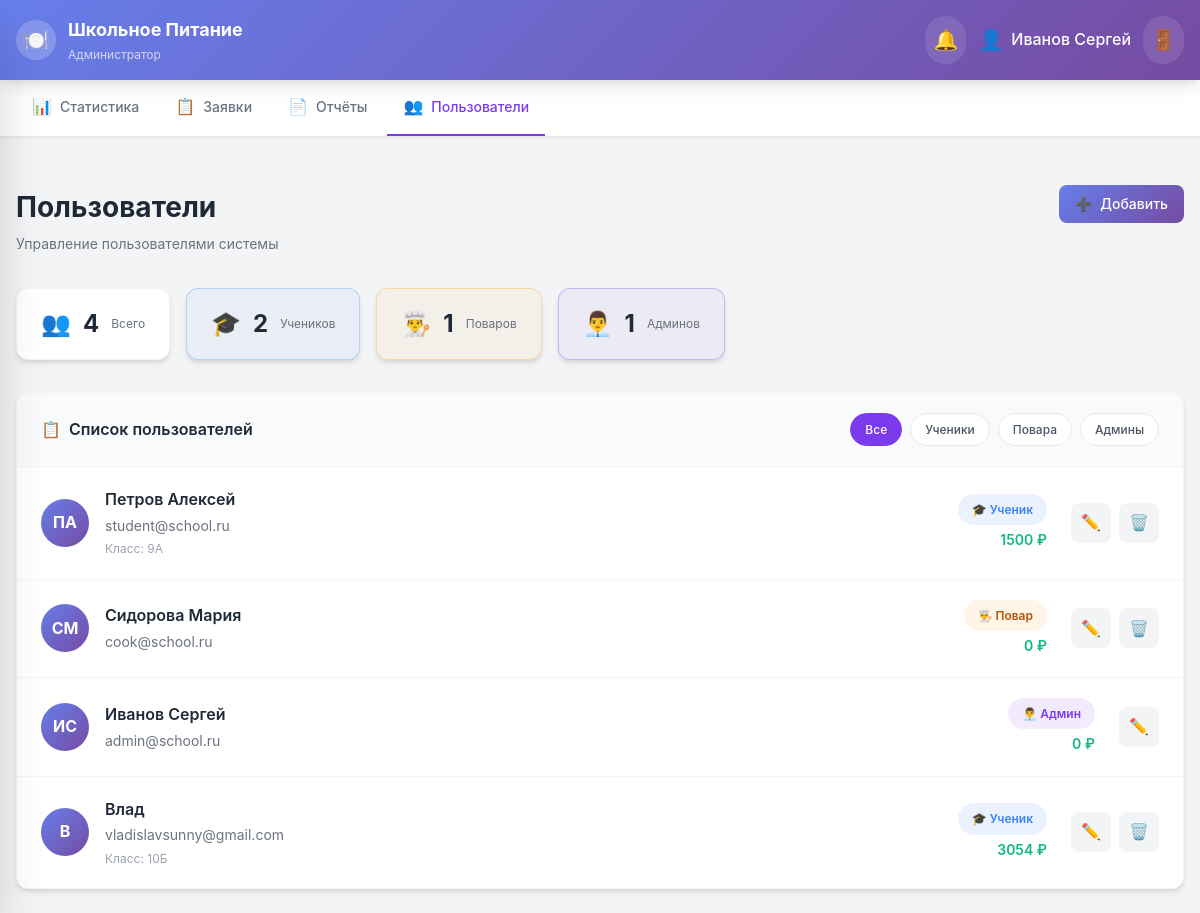
Before: /admin/users (signed in) with the older database file.
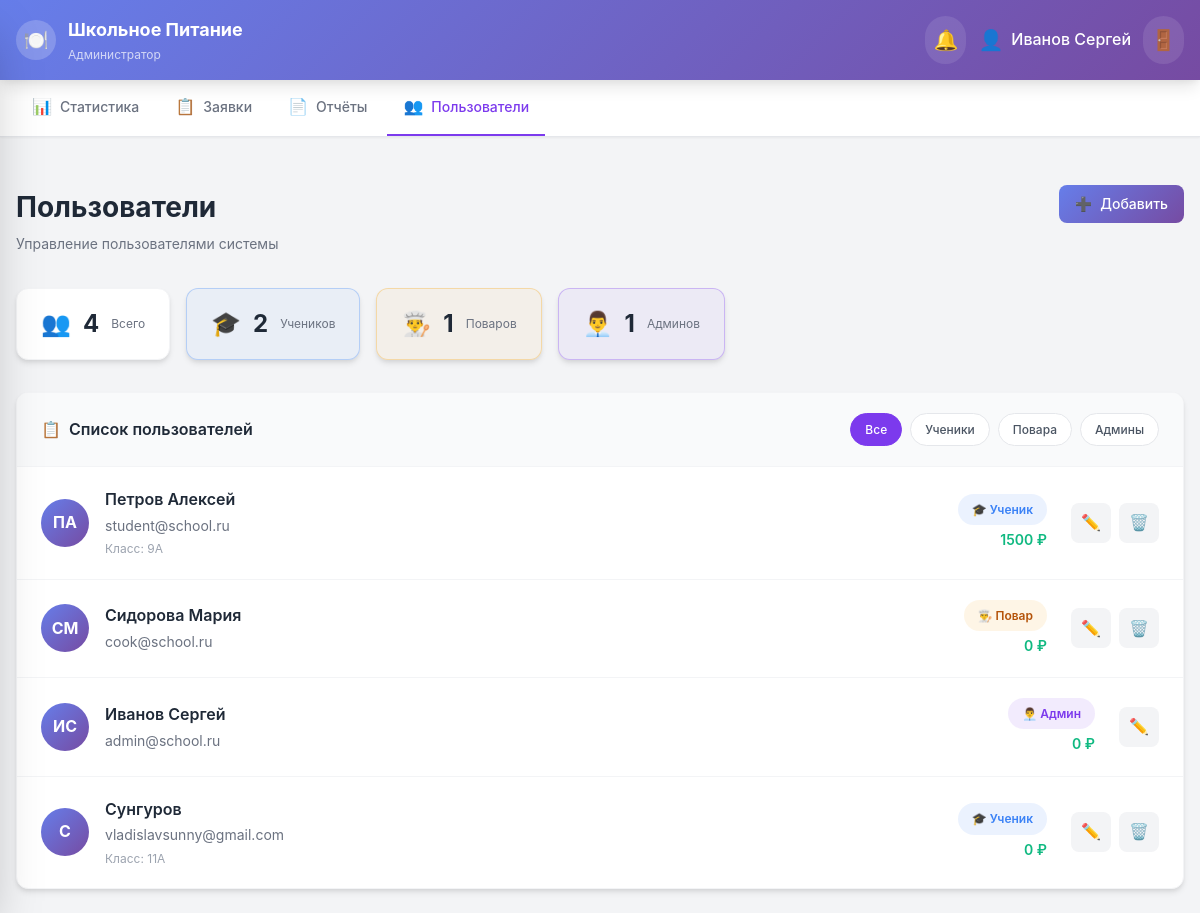
After: the same page with the newer database file.
### app.py (models this page shows)
class User(UserMixin, db.Model):
    id = db.Column(db.Integer, primary_key=True)
    email = db.Column(db.String(120), unique=True, nullable=False)
    password_hash = db.Column(db.String(256), nullable=False)
    name = db.Column(db.String(100), nullable=False)
    role = db.Column(db.String(20), nullable=False, default='student')
    student_class = db.Column(db.String(10))
    balance = db.Column(db.Float, default=0.0)
    allergies = db.Column(db.String(500), default='')
    created_at = db.Column(db.DateTime, default=datetime.utcnow)
    orders = db.relationship('Order', backref='user', lazy=True)
    reviews = db.relationship('Review', backref='user', lazy=True)
    notifications = db.relationship('Notification', backref='user', lazy=True)

### app.py (the view)
@app.route('/admin/users')
@login_required
@role_required('admin')
def admin_users():
    users = User.query.all()
    return render_template('admin/users.html', users=users)

### app.py (called while the page is built)
def role_required(*roles):
    def decorator(f):
        @wraps(f)
        def decorated_function(*args, **kwargs):
            if not current_user.is_authenticated:
                return redirect(url_for('login'))
            if current_user.role not in roles:
                flash('У вас нет доступа к этой странице', 'error')
                return redirect(url_for('index'))
            return f(*args, **kwargs)
        return decorated_function
    return decorator

@login_manager.user_loader
def load_user(user_id):
    return User.query.get(int(user_id))

### templates/admin/users.html (shortened to what this page needs)
{% extends 'base.html' %}
{% block content %}
<div class="page-top-spacing">
    <div class="page-header">
        <div class="users-header">
            <div class="users-header-left">
                <h2 class="page-title">Пользователи</h2>
                <p class="users-subtitle">Управление пользователями системы</p>
            </div>
            <button onclick="openAddUserModal()" class="btn btn-primary">
                <span>➕</span> Добавить
            </button>
        </div>
    </div>
</div>
<div class="users-stats-row">
    <div class="users-stat">
        <span class="users-stat-icon">👥</span>
        <span class="users-stat-value">{{ users|length }}</span>
        <span class="users-stat-label">Всего</span>
    </div>
    <div class="users-stat users-stat-students">
        <span class="users-stat-icon">🎓</span>
        <span class="users-stat-value">{{ users|selectattr('role', 'equalto', 'student')|list|length }}</span>
        <span class="users-stat-label">Учеников</span>
    </div>
    <div class="users-stat users-stat-cooks">
        <span class="users-stat-icon">👨‍🍳</span>
        <span class="users-stat-value">{{ users|selectattr('role', 'equalto', 'cook')|list|length }}</span>
        <span class="users-stat-label">Поваров</span>
    </div>
    <div class="users-stat users-stat-admins">
        <span class="users-stat-icon">👨‍💼</span>
        <span class="users-stat-value">{{ users|selectattr('role', 'equalto', 'admin')|list|length }}</span>
        <span class="users-stat-label">Админов</span>
    </div>
</div>
<div class="users-list-container">
    <div class="users-list-header">
        <div class="users-list-title">
            <span>📋</span>
            <h3>Список пользователей</h3>
        </div>
        <div class="users-filter">
            <button class="filter-btn active" onclick="filterUsers('all')">Все</button>
            <button class="filter-btn" onclick="filterUsers('student')">Ученики</button>
            <button class="filter-btn" onclick="filterUsers('cook')">Повара</button>
            <button class="filter-btn" onclick="filterUsers('admin')">Админы</button>
        </div>
    </div>
    <div class="users-list">
        {% for user in users %}
        <div class="user-list-item" data-role="{{ user.role }}" data-user-id="{{ user.id }}">
            <div class="user-list-left">
                <div class="user-list-avatar">
                    {{ user.name.split()[0][0] }}{{ user.name.split()[-1][0] if user.name.split()|length > 1 else '' }}
                </div>
                <div class="user-list-info">
                    <span class="user-list-name">{{ user.name }}</span>
                    <span class="user-list-email">{{ user.email }}</span>
                    {% if user.student_class %}
                    <span class="user-list-class">Класс: {{ user.student_class }}</span>
                    {% endif %}
                </div>
            </div>
            <div class="user-list-right">
                <div class="user-list-meta">
                    <span class="user-role-badge role-{{ user.role }}">
                        {% if user.role == 'student' %}🎓 Ученик
                        {% elif user.role == 'cook' %}👨‍🍳 Повар
                        {% else %}👨‍💼 Админ{% endif %}
                    </span>
                    {% if user.balance is not none %}
                    <span class="user-list-balance">{{ user.balance|int }} ₽</span>
                    {% endif %}
                </div>
                <div class="user-list-actions">
                    <button class="user-action-btn user-action-edit" onclick="openEditUserModal({{ user.id }}, '{{ user.name }}', '{{ user.email }}', '{{ user.role }}', '{{ user.student_class or '' }}')" title="Редактировать">
                        ✏️
                    </button>
                    {% if user.id != current_user.id %}
                    <button class="user-action-btn user-action-delete" onclick="confirmDeleteUser({{ user.id }}, '{{ user.name }}')" title="Удалить">
                        🗑️
                    </button>
                    {% endif %}
                </div>
            </div>
        </div>
        {% endfor %}
    </div>
</div>
{% endblock %}

### templates/base.html (shortened to what this page needs)
<!DOCTYPE html>
<html lang="ru">
<head>
    <link rel="stylesheet" href="{{ url_for('static', filename='css/style.css') }}">
    <link rel="stylesheet" href="{{ url_for('static', filename='css/mobile.css') }}">
    <script src="https://cdn.jsdelivr.net/npm/@tailwindcss/browser@4"></script>
</head>
<body class="body-bg">
    {% if current_user.is_authenticated %}
    <header class="header">
        <div class="header-container">
            <div class="header-content">
                <div class="header-logo">
                    <div class="header-logo-icon">🍽️</div>
                    <div class="header-title">
                        <h1>Школьное Питание</h1>
                        <p>
                            {% if current_user.role == 'student' %}Ученик{% elif current_user.role == 'cook' %}Повар{% else %}Администратор{% endif %}
                        </p>
                    </div>
                </div>
                <div class="header-actions">
                    <div class="header-notifications">
                        <button onclick="toggleNotifications()" class="header-btn">
                            <span>🔔</span>
                        </button>
                    </div>
                    <div class="header-user-info">
                        <span class="header-user-avatar">👤</span>
                        <span class="header-user-name">{{ current_user.name }}</span>
                    </div>
                    <a href="{{ url_for('logout') }}" class="header-logout" title="Выйти">🚪</a>
                </div>
            </div>
        </div>
    </header>
    <nav class="desktop-nav">
        <div class="nav-container">
            <div class="nav-tabs">
                {% if current_user.role == 'student' %}
                <a href="{{ url_for('student_menu') }}" class="nav-tab {% if request.endpoint == 'student_menu' %}active{% endif %}">
                    <span class="nav-icon">🍽️</span> Меню
                </a>
                <a href="{{ url_for('student_orders') }}" class="nav-tab {% if request.endpoint == 'student_orders' %}active{% endif %}">
                    <span class="nav-icon">🛒</span> Мои заказы
                </a>
                <a href="{{ url_for('student_payment') }}" class="nav-tab {% if request.endpoint == 'student_payment' %}active{% endif %}">
                    <span class="nav-icon">💳</span> Оплата
                </a>
                <a href="{{ url_for('student_profile') }}" class="nav-tab {% if request.endpoint == 'student_profile' %}active{% endif %}">
                    <span class="nav-icon">👤</span> Профиль
                </a>
                {% elif current_user.role == 'admin' %}
                <a href="{{ url_for('admin_dashboard') }}" class="nav-tab {% if request.endpoint == 'admin_dashboard' %}active{% endif %}">
                    <span class="nav-icon">📊</span> Статистика
                </a>
                <a href="{{ url_for('admin_requests') }}" class="nav-tab {% if request.endpoint == 'admin_requests' %}active{% endif %}">
                    <span class="nav-icon">📋</span> Заявки
                </a>
                <a href="{{ url_for('admin_reports') }}" class="nav-tab {% if request.endpoint == 'admin_reports' %}active{% endif %}">
                    <span class="nav-icon">📄</span> Отчёты
                </a>
                <a href="{{ url_for('admin_users') }}" class="nav-tab {% if request.endpoint == 'admin_users' %}active{% endif %}">
                    <span class="nav-icon">👥</span> Пользователи
                </a>
                {% endif %}
            </div>
        </div>
    </nav>
    {% endif %}
    <main class="main-container">
        {% block content %}{% endblock %}
    </main>
</body>
</html>

Changed rows visible on the page:
removed User: name "В", name "Влад", email "vladislavsunny@gmail.com", student_class "10Б", role "🎓 Ученик", balance "3054"
added User: name "С", name "Сунгуров", email "vladislavsunny@gmail.com", student_class "11А", role "🎓 Ученик", balance "0"
